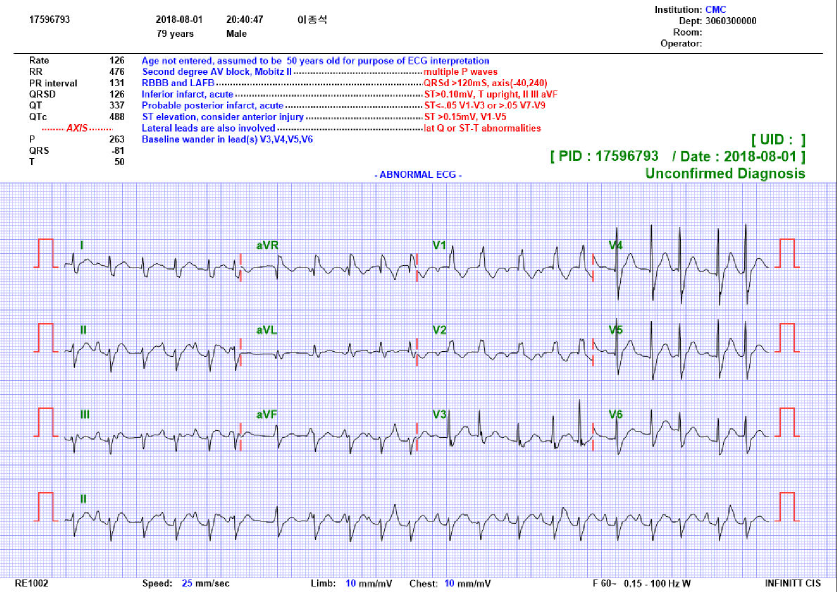
#> input picture Data/AT_variable.png, 1674 x 1183 px (shown at 1/2 size)
$ python main.py
#> lines starting #> are read from the running program, lines starting #| are printed output that depends on the picture; after the words box and inside, x2 and y2 are one past the last pixel; in counts of white or black regions, pixels touching at a corner belong together
### image_processing.py
import cv2
import matplotlib.pyplot as plt
import numpy as np

def load_image(file_path):
#> called with file_path = 'Data/AT_variable.png'
    img = cv2.imread(file_path)
#> img is the input picture: shape (1183, 1674, 3); mean B, G, R 244.7, 228.2, 228.8
    return img

def display_image(img, title=''):
    plt.figure(figsize=(10, 10))
    plt.imshow(img, cmap='gray' if len(img.shape) == 2 else None)
    plt.title(title)
    plt.show()

def process_image(img_src):
    img_rgb = cv2.cvtColor(img_src, cv2.COLOR_BGR2RGB)
    img_rgb_crop = img_rgb[930:len(img_rgb)-50][:]
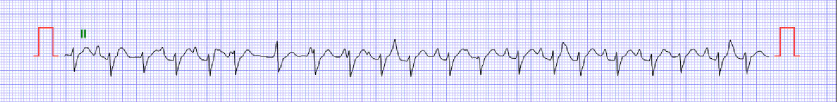
#> img_rgb_crop: shape (203, 1674, 3) (shown at 1/2 size); mean R, G, B 224.3, 223.6, 247.2
    img_gray = cv2.cvtColor(img_rgb_crop, cv2.COLOR_RGB2GRAY)
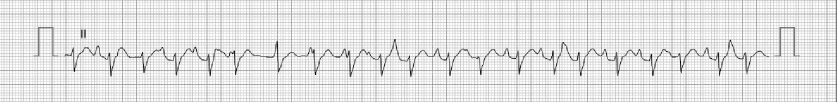
#> img_gray: shape (203, 1674) (shown at 1/2 size); min 0, max 255, mean 226.5

    img_gray = cv2.GaussianBlur(img_gray, (5, 5), 0)
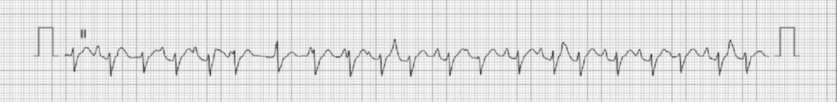
#> img_gray: shape (203, 1674) (shown at 1/2 size); min 44, max 253, mean 226.7

    display_image(img_rgb, 'Original Image (RGB)')
    display_image(img_gray, 'Gray Image')

    return img_gray

### signal_processing.py
import matplotlib.pyplot as plt
import numpy as np
import cv2

def apply_threshold(img, threshold_value):
#> called with threshold_value = 115
    _, thresholded_img = cv2.threshold(img, threshold_value, 255, cv2.THRESH_BINARY)
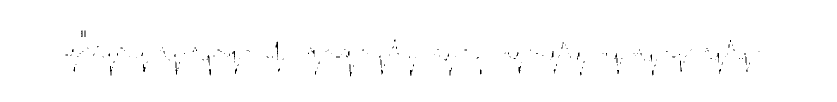
#> thresholded_img: shape (203, 1674) (shown at 1/2 size); 99.5% white; black in thin lines or dots, all inside (x1, y1, x2, y2) = (131, 61, 1519, 153)
    inverted_img = cv2.bitwise_not(thresholded_img)
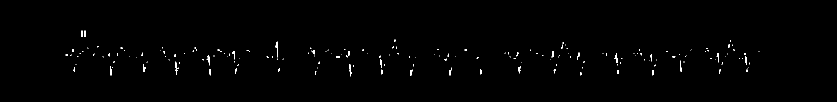
#> inverted_img: shape (203, 1674) (shown at 1/2 size); 0.54% white in thin lines or dots, all inside (x1, y1, x2, y2) = (131, 61, 1519, 153)
    return inverted_img

def create_color_mask(img, lower_color, upper_color):
#> (the run stopped early here; a loop or call above may not have finished)
